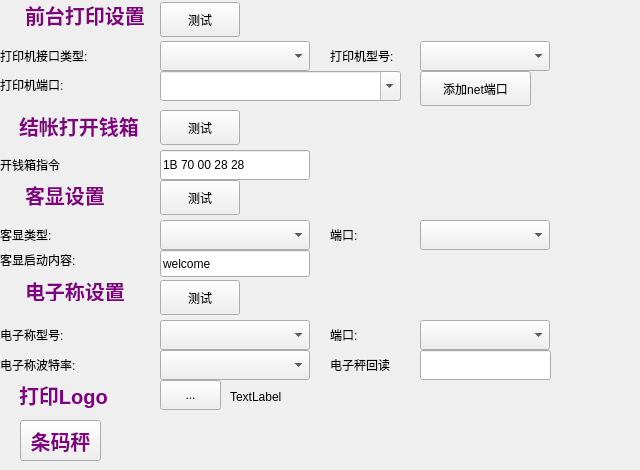
       <widget class="QWidget" name="stackedWidgetPage2">
        <widget class="QLabel" name="label_70">
         <property name="geometry">
          <rect>
           <x>25</x>
           <y>0</y>
           <width>121</width>
           <height>30</height>
          </rect>
         </property>
         <property name="styleSheet">
          <string notr="true">color:purple;
font:bold 15pt;</string>
         </property>
         <property name="text">
          <string>前台打印设置</string>
         </property>
        </widget>
        <widget class="QLabel" name="label_71">
         <property name="geometry">
          <rect>
           <x>0</x>
           <y>41</y>
           <width>121</width>
           <height>30</height>
          </rect>
         </property>
         <property name="text">
          <string>打印机接口类型:</string>
         </property>
        </widget>
        <widget class="lds_ComboBox" name="comboBox_30">
         <property name="geometry">
          <rect>
           <x>160</x>
           <y>41</y>
           <width>150</width>
           <height>30</height>
          </rect>
         </property>
        </widget>
        <widget class="QPushButton" name="pushButton">
         <property name="geometry">
          <rect>
           <x>160</x>
           <y>2</y>
           <width>80</width>
           <height>35</height>
          </rect>
         </property>
         <property name="focusPolicy">
          <enum>Qt::NoFocus</enum>
         </property>
         <property name="text">
          <string>测试</string>
         </property>
         <property name="outer_stylesheet" stdset="0">
          <string>pushbutton</string>
         </property>
        </widget>
        <widget class="QLabel" name="label_72">
         <property name="geometry">
          <rect>
           <x>0</x>
           <y>70</y>
           <width>121</width>
           <height>30</height>
          </rect>
         </property>
         <property name="text">
          <string>打印机端口:</string>
         </property>
        </widget>
        <widget class="lds_ComboBox" name="comboBox_31">
         <property name="geometry">
          <rect>
           <x>160</x>
           <y>71</y>
           <width>241</width>
           <height>30</height>
          </rect>
         </property>
         <property name="editable">
          <bool>true</bool>
         </property>
        </widget>
        <widget class="QCheckBox" name="checkBox_39">
         <property name="geometry">
          <rect>
           <x>0</x>
           <y>110</y>
           <width>151</width>
           <height>31</height>
          </rect>
         </property>
         <property name="styleSheet">
          <string notr="true">
QCheckBox{
background:transparent;
color:purple;
font:bold 15pt;
}</string>
         </property>
         <property name="text">
          <string>结帐打开钱箱</string>
         </property>
        </widget>
        <widget class="QLineEdit" name="lineEdit_9">
         <property name="geometry">
          <rect>
           <x>160</x>
           <y>150</y>
           <width>150</width>
           <height>30</height>
          </rect>
         </property>
         <property name="text">
          <string>1B 70 00 28 28</string>
         </property>
        </widget>
        <widget class="QPushButton" name="pushButton_2">
         <property name="geometry">
          <rect>
           <x>160</x>
           <y>110</y>
           <width>80</width>
           <height>35</height>
          </rect>
         </property>
         <property name="focusPolicy">
          <enum>Qt::NoFocus</enum>
         </property>
         <property name="text">
          <string>测试</string>
         </property>
         <property name="outer_stylesheet" stdset="0">
          <string>pushbutton</string>
         </property>
        </widget>
        <widget class="QLabel" name="label_76">
         <property name="geometry">
          <rect>
           <x>25</x>
           <y>180</y>
           <width>121</width>
           <height>30</height>
          </rect>
         </property>
         <property name="styleSheet">
          <string notr="true">color:purple;
font:bold 15pt;</string>
         </property>
         <property name="text">
          <string>客显设置</string>
         </property>
        </widget>
        <widget class="QLabel" name="label_77">
         <property name="geometry">
          <rect>
           <x>0</x>
           <y>220</y>
           <width>71</width>
           <height>30</height>
          </rect>
         </property>
         <property name="text">
          <string>客显类型:</string>
         </property>
        </widget>
        <widget class="lds_ComboBox" name="comboBox_32">
         <property name="geometry">
          <rect>
           <x>160</x>
           <y>220</y>
           <width>150</width>
           <height>30</height>
          </rect>
         </property>
        </widget>
        <widget class="QLabel" name="label_78">
         <property name="geometry">
          <rect>
           <x>330</x>
           <y>220</y>
           <width>51</width>
           <height>30</height>
          </rect>
         </property>
         <property name="text">
          <string>端口:</string>
         </property>
        </widget>
        <widget class="lds_ComboBox" name="comboBox_45">
         <property name="geometry">
          <rect>
           <x>420</x>
           <y>220</y>
           <width>130</width>
           <height>30</height>
          </rect>
         </property>
        </widget>
        <widget class="QLabel" name="label_79">
         <property name="geometry">
          <rect>
           <x>25</x>
           <y>280</y>
           <width>111</width>
           <height>21</height>
          </rect>
         </property>
         <property name="styleSheet">
          <string notr="true">color:purple;
font:bold 15pt;</string>
         </property>
         <property name="text">
          <string>电子称设置</string>
         </property>
        </widget>
        <widget class="lds_ComboBox" name="comboBox_46">
         <property name="geometry">
          <rect>
           <x>420</x>
           <y>320</y>
           <width>130</width>
           <height>30</height>
          </rect>
         </property>
        </widget>
        <widget class="QLabel" name="label_80">
         <property name="geometry">
          <rect>
           <x>0</x>
           <y>320</y>
           <width>91</width>
           <height>30</height>
          </rect>
         </property>
         <property name="text">
          <string>电子称型号:</string>
         </property>
        </widget>
        <widget class="lds_ComboBox" name="comboBox_47">
         <property name="geometry">
          <rect>
           <x>160</x>
           <y>320</y>
           <width>150</width>
           <height>30</height>
          </rect>
         </property>
        </widget>
        <widget class="QLabel" name="label_81">
         <property name="geometry">
          <rect>
           <x>330</x>
           <y>320</y>
           <width>51</width>
           <height>30</height>
          </rect>
         </property>
         <property name="text">
          <string>端口:</string>
         </property>
        </widget>
        <widget class="QLabel" name="label_304">
         <property name="geometry">
          <rect>
           <x>330</x>
           <y>41</y>
           <width>91</width>
           <height>30</height>
          </rect>
         </property>
         <property name="text">
          <string>打印机型号:</string>
         </property>
        </widget>
        <widget class="lds_ComboBox" name="comboBox_97">
         <property name="geometry">
          <rect>
           <x>420</x>
           <y>41</y>
           <width>130</width>
           <height>30</height>
          </rect>
         </property>
        </widget>
        <widget class="QLabel" name="label_141">
         <property name="geometry">
          <rect>
           <x>0</x>
           <y>150</y>
           <width>101</width>
           <height>30</height>
          </rect>
         </property>
         <property name="text">
          <string>开钱箱指令</string>
         </property>
        </widget>
        <widget class="QPushButton" name="pushButton_8">
         <property name="geometry">
          <rect>
           <x>420</x>
           <y>71</y>
           <width>111</width>
           <height>35</height>
          </rect>
         </property>
         <property name="focusPolicy">
          <enum>Qt::NoFocus</enum>
         </property>
         <property name="text">
          <string>添加net端口</string>
         </property>
         <property name="outer_stylesheet" stdset="0">
          <string>pushbutton</string>
         </property>
        </widget>
        <widget class="QPushButton" name="pushButton_9">
         <property name="geometry">
          <rect>
           <x>160</x>
           <y>180</y>
           <width>80</width>
           <height>35</height>
          </rect>
         </property>
         <property name="focusPolicy">
          <enum>Qt::NoFocus</enum>
         </property>
         <property name="text">
          <string>测试</string>
         </property>
         <property name="outer_stylesheet" stdset="0">
          <string>pushbutton</string>
         </property>
        </widget>
        <widget class="QPushButton" name="pushButton_10">
         <property name="geometry">
          <rect>
           <x>160</x>
           <y>280</y>
           <width>80</width>
           <height>35</height>
          </rect>
         </property>
         <property name="focusPolicy">
          <enum>Qt::NoFocus</enum>
         </property>
         <property name="text">
          <string>测试</string>
         </property>
         <property name="outer_stylesheet" stdset="0">
          <string>pushbutton</string>
         </property>
        </widget>
        <widget class="QWidget" name="widget_kexian_start" native="true">
         <property name="geometry">
          <rect>
           <x>0</x>
           <y>250</y>
           <width>551</width>
           <height>31</height>
          </rect>
         </property>
         <widget class="QLabel" name="label_17">
          <property name="geometry">
           <rect>
            <x>0</x>
            <y>0</y>
            <width>94</width>
            <height>20</height>
           </rect>
          </property>
          <property name="text">
           <string>客显启动内容:</string>
          </property>
         </widget>
         <widget class="QLineEdit" name="lineEdit_38">
          <property name="geometry">
           <rect>
            <x>160</x>
            <y>0</y>
            <width>150</width>
            <height>27</height>
           </rect>
          </property>
          <property name="text">
           <string>welcome</string>
          </property>
         </widget>
        </widget>
        <widget class="lds_ComboBox" name="comboBox_49">
         <property name="geometry">
          <rect>
           <x>160</x>
           <y>350</y>
           <width>150</width>
           <height>30</height>
          </rect>
         </property>
        </widget>
        <widget class="QLabel" name="label_82">
         <property name="geometry">
          <rect>
           <x>0</x>
           <y>350</y>
           <width>141</width>
           <height>30</height>
          </rect>
         </property>
         <property name="text">
          <string>电子称波特率:</string>
         </property>
        </widget>
        <widget class="QLabel" name="label_86">
         <property name="geometry">
          <rect>
           <x>330</x>
           <y>350</y>
           <width>81</width>
           <height>30</height>
          </rect>
         </property>
         <property name="text">
          <string>电子秤回读</string>
         </property>
        </widget>
        <widget class="QLineEdit" name="lineEdit_39">
         <property name="geometry">
          <rect>
           <x>420</x>
           <y>350</y>
           <width>131</width>
           <height>30</height>
          </rect>
         </property>
        </widget>
        <widget class="QCheckBox" name="checkBox_48">
         <property name="geometry">
          <rect>
           <x>0</x>
           <y>380</y>
           <width>131</width>
           <height>30</height>
          </rect>
         </property>
         <property name="styleSheet">
          <string notr="true">
QCheckBox{
background:transparent;
color:purple;
font:bold 15pt;
}</string>
         </property>
         <property name="text">
          <string>打印Logo</string>
         </property>
        </widget>
        <widget class="QPushButton" name="pushButton_7">
         <property name="geometry">
          <rect>
           <x>160</x>
           <y>380</y>
           <width>61</width>
           <height>30</height>
          </rect>
         </property>
         <property name="focusPolicy">
          <enum>Qt::NoFocus</enum>
         </property>
         <property name="text">
          <string>...</string>
         </property>
         <property name="outer_stylesheet" stdset="0">
          <string>pushbutton</string>
         </property>
        </widget>
        <widget class="QPushButton" name="pushButton_17">
         <property name="geometry">
          <rect>
           <x>20</x>
           <y>420</y>
           <width>81</width>
           <height>41</height>
          </rect>
         </property>
         <property name="focusPolicy">
          <enum>Qt::NoFocus</enum>
         </property>
         <property name="styleSheet">
          <string notr="true">color:purple;
font:bold 15pt;</string>
         </property>
         <property name="text">
          <string>条码秤</string>
         </property>
         <property name="outer_stylesheet" stdset="0">
          <string>pushbutton</string>
         </property>
        </widget>
        <widget class="QLabel" name="lineEdit_15">
         <property name="geometry">
          <rect>
           <x>230</x>
           <y>390</y>
           <width>401</width>
           <height>61</height>
          </rect>
         </property>
         <property name="text">
          <string>TextLabel</string>
         </property>
         <property name="alignment">
          <set>Qt::AlignLeading|Qt::AlignLeft|Qt::AlignTop</set>
         </property>
         <property name="wordWrap">
          <bool>true</bool>
         </property>
        </widget>
       </widget>
